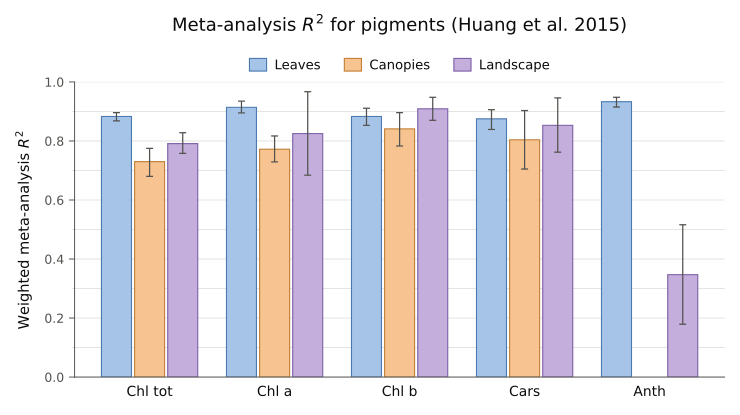

Python code for this plot:
"""
Weighted meta-analysis R-squared by pigment and observation scale.

Reformat of the grouped bar chart in Huang et al. (2015): pastel fills in
place of the hatch/dot patterns, n-labels dropped from above the error bars
(they stay in meta_analysis_R2.csv), and the y axis named for what it is.

Anthocyanin has no canopy-scale estimate, so that slot is simply left empty -
the bar positions stay on the same grid as every other group.

Usage
-----
    python meta_analysis_R2.py
"""
import csv
from pathlib import Path

import matplotlib
matplotlib.use("Agg")
import matplotlib.pyplot as plt
from matplotlib.patches import Patch
from matplotlib.ticker import MultipleLocator

HERE = Path(__file__).parent
DATA = HERE / "meta_analysis_R2.csv"
STEM = "meta_analysis_R2"
TITLE = "Meta-analysis $R^2$ for pigments (Huang et al. 2015)"

PIGMENTS = ["Chl tot", "Chl a", "Chl b", "Cars", "Anth"]
SCALES = ["Leaves", "Canopies", "Landscape"]

# Pastel fill with a deeper edge of the same hue, so each bar keeps a crisp
# outline at small sizes. Position within the group is the primary cue for
# which scale a bar belongs to; colour reinforces it.
FILL = {"Leaves": "#A6C4E8", "Canopies": "#F6C391", "Landscape": "#C4AEDB"}
EDGE = {"Leaves": "#4A7AB0", "Canopies": "#C07F35", "Landscape": "#7B5EA7"}

INK = "#0b0b0b"
INK_SOFT = "#52514e"
GRID = "#d8d7d2"
SURFACE = "#ffffff"

BAR_W = 0.24
PITCH = 0.265                       # centre spacing: leaves a gap between fills
OFFSET = {"Leaves": -PITCH, "Canopies": 0.0, "Landscape": PITCH}


def load(path):
    out = {}
    with open(path) as fh:
        for row in csv.DictReader(fh):
            out[(row["pigment"], row["scale"])] = (
                float(row["r2"]), float(row["err_low"]), float(row["err_high"]))
    return out


def main():
    data = load(DATA)

    fig, ax = plt.subplots(figsize=(7.4, 4.15))
    fig.patch.set_facecolor(SURFACE)
    ax.set_facecolor(SURFACE)

    for i, pig in enumerate(PIGMENTS):
        for scale in SCALES:
            rec = data.get((pig, scale))
            if rec is None:
                continue                      # no estimate at this scale
            r2, lo, hi = rec
            x = i + OFFSET[scale]
            ax.bar(x, r2, width=BAR_W, color=FILL[scale],
                   edgecolor=EDGE[scale], linewidth=0.8, zorder=2)
            ax.errorbar(x, r2, yerr=[[lo], [hi]], fmt="none", ecolor=INK_SOFT,
                        elinewidth=0.9, capsize=2.5, capthick=0.9, zorder=3)

    ax.set_title(TITLE, fontsize=13, color=INK, loc="center", pad=36)
    ax.set_ylabel("Weighted meta-analysis $R^2$", fontsize=10.5, color=INK,
                  labelpad=8)
    ax.set_ylim(0, 1)
    ax.yaxis.set_major_locator(MultipleLocator(0.2))
    ax.yaxis.set_minor_locator(MultipleLocator(0.1))
    ax.set_xticks(range(len(PIGMENTS)))
    ax.set_xticklabels(PIGMENTS, fontsize=10, color=INK)
    ax.set_xlim(-0.6, len(PIGMENTS) - 0.4)
    # Uniform horizontal grid every 0.1; labels stay at every 0.2.
    ax.grid(axis="y", which="both", color=GRID, lw=0.5, zorder=0)
    ax.set_axisbelow(True)
    ax.tick_params(axis="y", which="major", labelsize=9, colors=INK_SOFT,
                   length=4, width=0.7)
    ax.tick_params(axis="y", which="minor", length=2, width=0.5, colors=GRID)
    ax.tick_params(axis="x", length=0, pad=6)
    for side in ("top", "right"):
        ax.spines[side].set_visible(False)
    for side in ("left", "bottom"):
        ax.spines[side].set_color(INK_SOFT)
        ax.spines[side].set_linewidth(0.7)

    handles = [Patch(facecolor=FILL[s], edgecolor=EDGE[s], linewidth=0.8,
                     label=s) for s in SCALES]
    ax.legend(handles=handles, loc="lower center", bbox_to_anchor=(0.5, 1.01),
              ncol=3, frameon=False, fontsize=9.5, labelcolor=INK,
              handlelength=1.3, handleheight=1.1, borderpad=0,
              columnspacing=1.8, handletextpad=0.6)

    fig.tight_layout()
    for ext in ("png", "pdf"):
        fig.savefig(HERE / f"{STEM}.{ext}", dpi=300, facecolor=SURFACE)
    print(f"wrote {STEM}.png and .pdf")
    for pig in PIGMENTS:
        got = [s for s in SCALES if (pig, s) in data]
        print(f"    {pig:<8s} {len(got)} scales: {', '.join(got)}")


if __name__ == "__main__":
    main()
